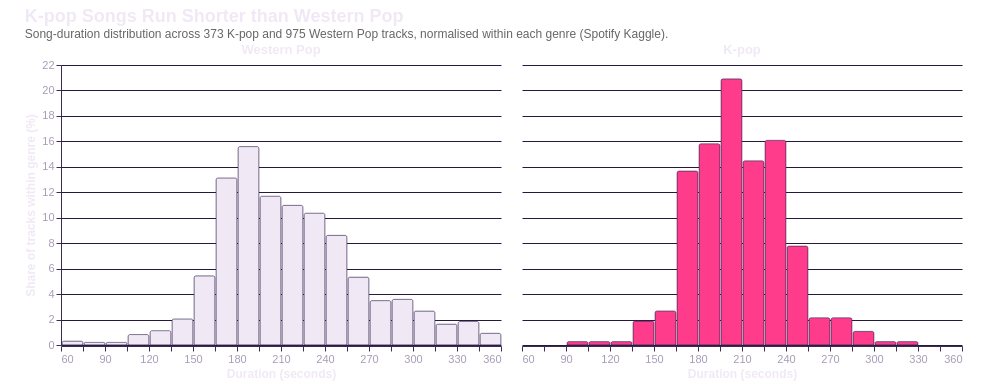

The Vega-Lite source for this figure:
### Vega-Lite specification from a JSON file in a GitHub repository (floating-point values rounded to 4 significant figures; data arrays with more than 128 entries replaced by an {"elided": "..."} marker saying what was removed)
{"$schema": "https://vega.github.io/schema/vega-lite/v5.json", "title": {"text": "K-pop Songs Run Shorter than Western Pop", "subtitle": "Song-duration distribution across 373 K-pop and 975 Western Pop tracks, normalised within each genre (Spotify Kaggle).", "anchor": "start", "fontSize": 18, "subtitleFontSize": 12, "subtitleColor": "#666"}, "padding": {"left": 24, "right": 24, "top": 8, "bottom": 8}, "config": {"view": {"stroke": null}, "axis": {"labelFontSize": 11, "titleFontSize": 12, "labelColor": "#a89cb8", "titleColor": "#f0e9f5", "tickColor": "#3a2a55", "domainColor": "#3a2a55", "gridColor": "#26193e"}, "legend": {"orient": "bottom", "labelColor": "#a89cb8", "titleColor": "#f0e9f5", "titleFontSize": 12, "labelFontSize": 11, "padding": 12, "offset": 12}, "header": {"titleFontSize": 14, "labelFontSize": 13, "labelFontWeight": "bold", "labelPadding": 8, "labelColor": "#f0e9f5", "titleColor": "#f0e9f5"}, "background": "transparent", "title": {"color": "#f0e9f5", "subtitleColor": "#a89cb8"}}, "data": {"values": {"elided": "1348 records"}}, "transform": [{"joinaggregate": [{"op": "count", "as": "total"}], "groupby": ["genre"]}, {"calculate": "1 / datum.total * 100", "as": "weight"}], "facet": {"column": {"field": "genre", "type": "nominal", "title": null, "sort": ["K-pop", "Western Pop"], "header": {"labelOrient": "top"}}}, "spec": {"width": 440, "height": 280, "mark": {"type": "bar", "cornerRadiusEnd": 2, "stroke": "#3a2a55", "strokeWidth": 0.5}, "encoding": {"x": {"field": "duration_s", "type": "quantitative", "bin": {"step": 15, "extent": [60, 360]}, "title": "Duration (seconds)", "scale": {"domain": [60, 360]}}, "y": {"aggregate": "sum", "field": "weight", "type": "quantitative", "title": "Share of tracks within genre (%)", "scale": {"domain": [0, 22]}}, "color": {"field": "genre", "type": "nominal", "title": null, "legend": null, "scale": {"domain": ["K-pop", "Western Pop"], "range": ["#ff3b8c", "#f0e9f5"]}}, "tooltip": [{"field": "genre", "title": "Genre"}, {"aggregate": "count", "title": "Tracks in bin"}, {"aggregate": "sum", "field": "weight", "title": "% of genre", "format": ".1f"}]}}, "resolve": {"scale": {"y": "shared", "x": "shared"}}}
